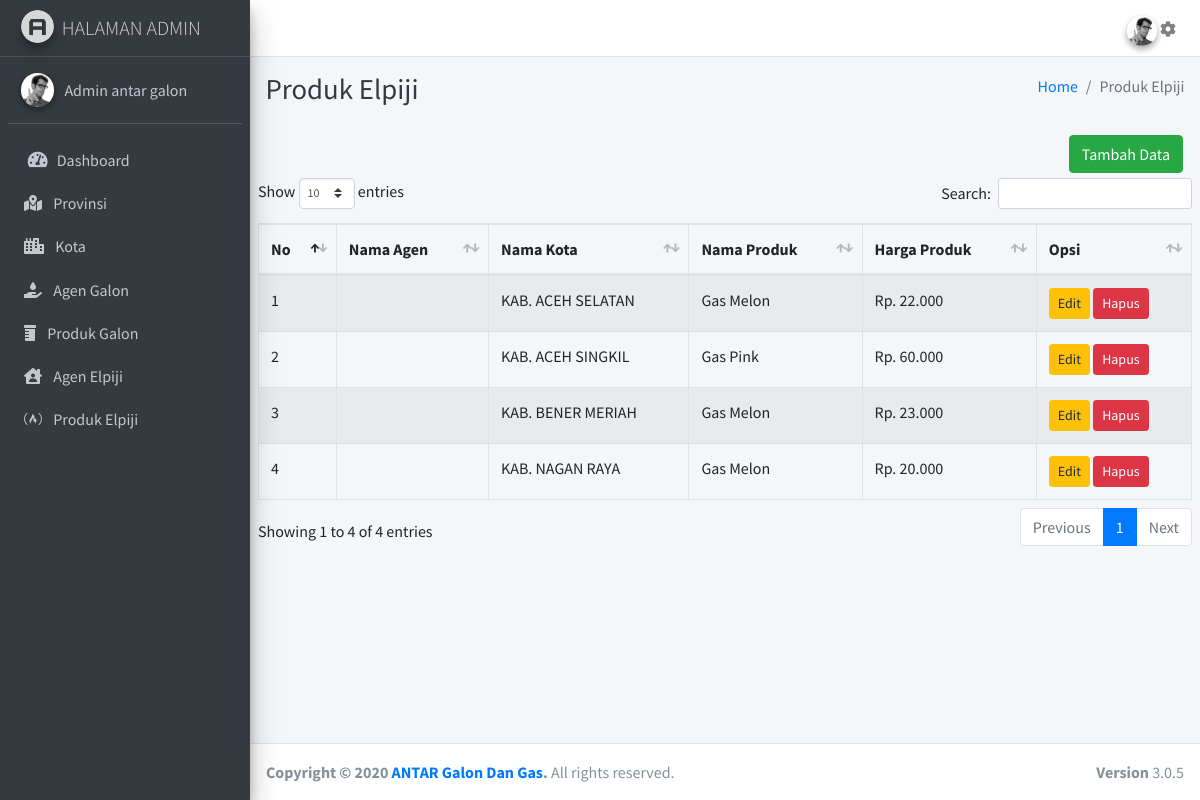
/pages/index.php?page=produk_elpiji, run on the app's committed database.
### tables this page shows
CREATE TABLE `produk_elpiji` (
  `id` int(60) NOT NULL,
  `id_kota` int(60) NOT NULL,
  `nama_agen` varchar(60) NOT NULL,
  `nama_kota` varchar(30) NOT NULL,
  `nama_produk` varchar(50) NOT NULL,
  `harga` int(20) NOT NULL
);

CREATE TABLE `kota` (
  `id` int(60) NOT NULL,
  `id_provinsi` int(2) NOT NULL,
  `nama_kota` tinytext NOT NULL
);

### pages/produk_elpiji/index.php (the view, shortened to what this page needs)
<?php
  include "../koneksi.php";
  $query = mysqli_query($koneksi, 'SELECT * FROM produk_elpiji INNER JOIN kota ON produk_elpiji.id_kota = kota.id');
?>
<div class="content-header">
  	<div class="container-fluid">
    	<div class="row mb-2">
      		<div class="col-sm-6">
        		<h1 class="m-0 text-dark">Produk Elpiji</h1>
      		</div>
      		<div class="col-sm-6">
        		<ol class="breadcrumb float-sm-right">
          			<li class="breadcrumb-item"><a href="#">Home</a></li>
          			<li class="breadcrumb-item active">Produk Elpiji</li>
        		</ol>
      		</div>
    	</div>
  	</div>
</div>
<section class="content">
	<button type="button" class="btn btn-sm float-right" data-toggle="modal" data-target="#modal-tambah">
    	<a href="index.php?page=tambah_produk_elpiji" class="btn btn-success">Tambah Data</a>
  	</button>
  	<br>
  	<br>
    	<table id="example1" class="table table-bordered table-striped">
      		<thead>
        		<tr>
          			<th>No</th>
					<th>Nama Agen</th>
					<th>Nama Kota</th>
		  			<th>Nama Produk</th>
          			<th>Harga Produk</th>
          			<th>Opsi</th>
        		</tr>
      		</thead>
      		<tbody>
        		<?php
					  $no = 1;
          				while ($produk_elpiji = mysqli_fetch_array($query)) {
        		?>
        		<tr>
          			<td><?=$no++?></td>
          			<td><?=$produk_elpiji['nama_agen']?></td>
					<td><?=$produk_elpiji['nama_kota']?></td>
					<td><?=$produk_elpiji['nama_produk']?></td>
		  			<td>Rp. <?=number_format($produk_elpiji['harga'],0,'','.')?></td>
          			<td>
						<a href="index.php?page=edit_produk_elpiji&&id=<?=$produk_elpiji['id']?>" class="btn btn-warning btn-sm">Edit</a>
            			<button type="button" class="btn btn-danger btn-sm" onclick="return deleteData(<?=$produk_elpiji['id']?>)">
              				Hapus
            			</button>
          			</td>
        		</tr>
        		<?php
        			}
        		?>
      		</tbody>
    	</table>
  	</div>

### data on the page
produk_elpiji: id_kota.nama_kota "KAB. ACEH SELATAN", nama_produk "Gas Melon", harga "22.000"
produk_elpiji: id_kota.nama_kota "KAB. ACEH SINGKIL", nama_produk "Gas Pink", harga "60.000"
produk_elpiji: id_kota.nama_kota "KAB. BENER MERIAH", nama_produk "Gas Melon", harga "23.000"
produk_elpiji: id_kota.nama_kota "KAB. NAGAN RAYA", nama_produk "Gas Melon", harga "20.000"
